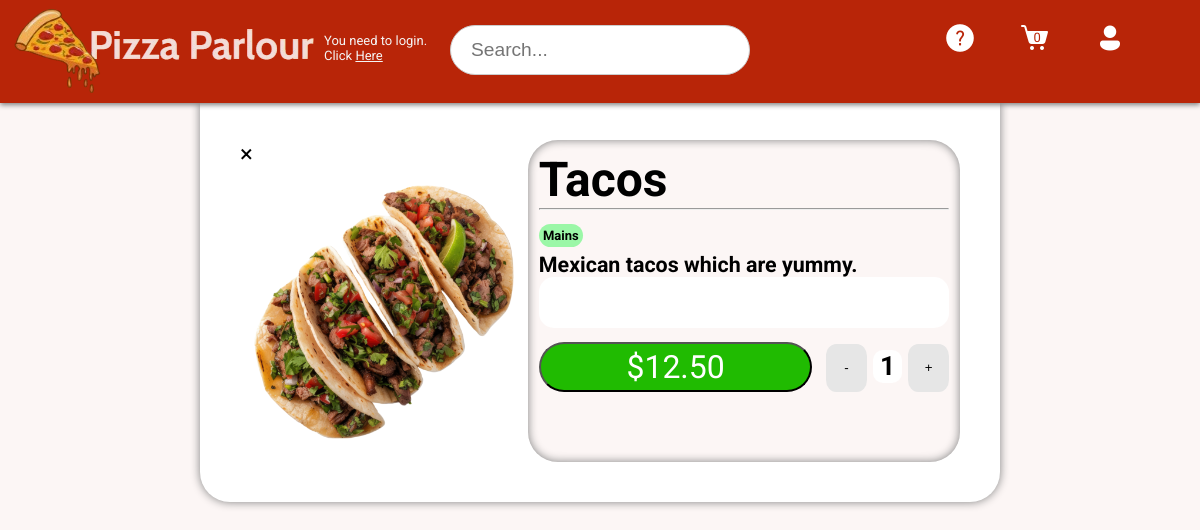
The app's page /products/product/tacos/, older data.
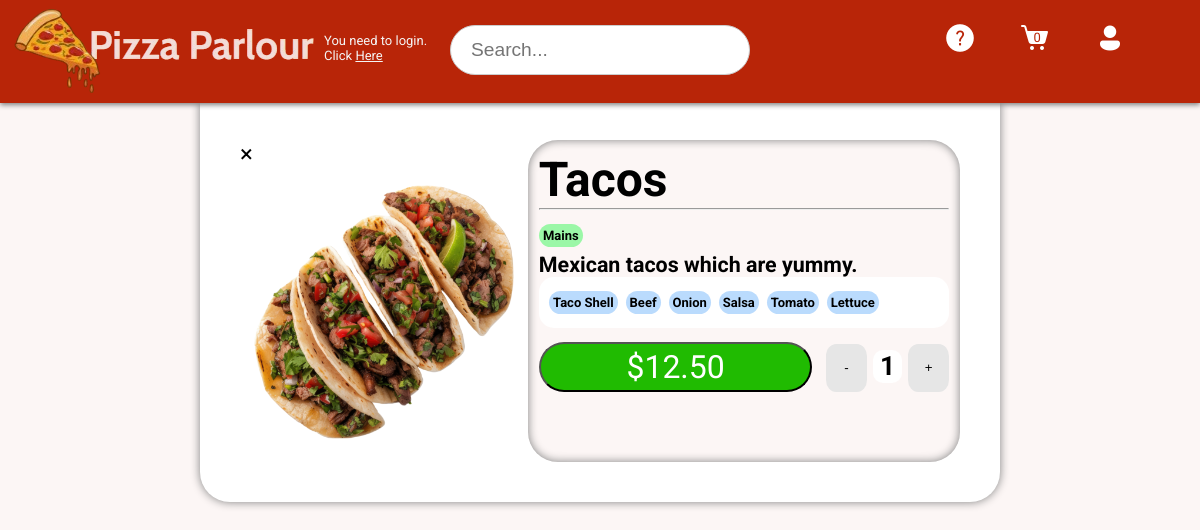
The same page, newer data.
### products/models.py (models this page shows, shortened)
class Label(models.Model):
    name = models.CharField(max_length=15)

class Ingredient(models.Model):
    name = models.CharField(max_length=30)
    allergy = models.ManyToManyField('Allergy', through='AllergyIngredient')

### products/views.py (the view)
# urls.py: path('product/<slug:slug>/', views.product_page, name="page"),
def product_page(request, slug):
    product = Product.objects.get(slug=slug)
    labels = product.labels.all()
    ingredients = product.ingredients.all()
    allergies = []
    for ingredient in ingredients:
        allergies.extend(ingredient.allergy.all())
    cartitem = None
    if request.user.is_authenticated:
        cart, created = Cart.objects.get_or_create(user=request.user, completed=False)
        cartitem = cart.cartitems.filter(product=product).first()
    return render(request, 'products/product.html', {'product': product,
                                                     'labels':labels,
                                                     'item':cartitem,
                                                     'ingredients':ingredients,
                                                     'allergies': allergies})

### products/context_processors.py (called while the page is built)
def cart_item_quantity(request):
    if request.user.is_authenticated:
        cart, created = Cart.objects.get_or_create(user=request.user, completed=False)
        return {'cart_item_quantity':cart.num_of_items}
    return{'cart_item_quantity':0}

### products/templates/products/product.html (shortened to what this page needs)
{% extends "layout.html" %}
{% block content %}
    <section>
        <div class="container">
            <div></div>
            <div class="two-column">
                <div>
                    <a href="/products">&times;</a>
                    <img class='expanded-image' src="{{ product.image.url }}" alt="{{ product.name }}">
                </div>
                <div class="inset">
                    <h2>{{ product.name }}</h2>
                    <hr>
                    <div>
                        {% for label in labels %}
                        <h3 class="product-label">{{ label.name }}</h3>
                        {% endfor %}
                    </div>
                    <h6 class="product-description">{{ product.description }}</h6>
                    <div class="ingredients">
                        {% for ingredient in ingredients %}
                        <h3 class="product-ingredient">{{ ingredient.name }}</h3>
                        {% endfor %}
                    </div>
                    <div class="product-info">
                        <button id="add" class="product-add" value="{{ product.id }}">${{ product.price }}</button>
                        <div class="product-quantity">
                            <button id="pminus" class="product-pm">-</button>
                            <h5 class="product-quantity-num" id="quantity-display">
                                1
                            </h5>
                            <button id="pplus" class="product-pm">+</button>
                        </div>
                    </div>
                </div>
            </div>
            <div></div>
        </div>
    </section>
{% endblock %}

Row changes from the older to the newer data that the page shows:
added Ingredient: name "Taco Shell"
added Ingredient: name "Beef"
added Ingredient: name "Onion"
added Ingredient: name "Salsa"
added Ingredient: name "Tomato"
added Ingredient: name "Lettuce"
